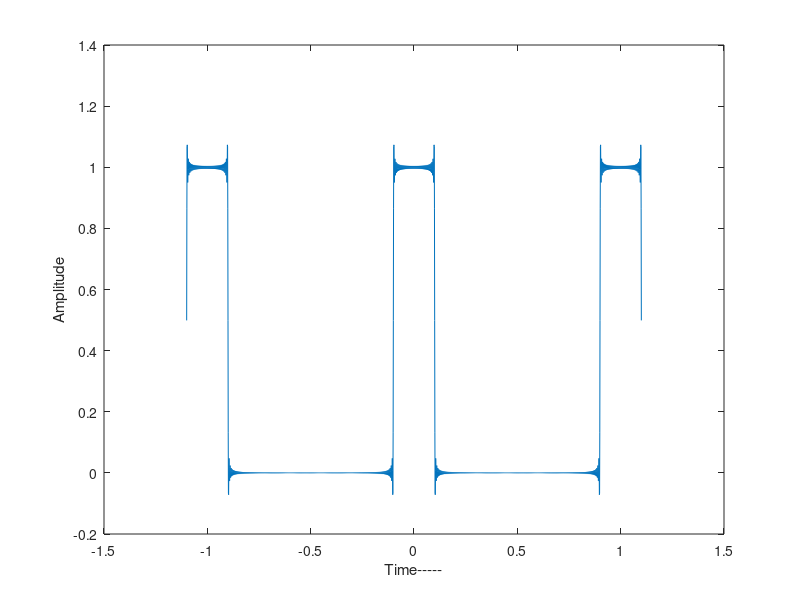

Write MATLAB code to recreate this figure. (Note: this script raises an error after producing the figure.)
t = -1.1:0.001:1.1; T = 1;
tau = 0.2;
a0 = tau/T; ft = a0;
n = 200;

for i=1:n,
    ft = ft + (2/T)*tau*sinc(i*tau/T)*cos(2*pi*i*t/T);
end

plot(t, ft);
xlabel('Time-----');
ylabel('Amplitude');
title('Gibbs phenomenon for n = ' + string(n));

hold on;
t = [-1.1 -1.1 -0.9 -0.9 -0.5 -0.1 -0.1 0.1 0.1 0.5 0.9 0.9 1.1 1.1];
ft = [0 1 1 0 0 0 1 1 0 0 0 1 1 0];
plot(t, ft, 'r');
hold off;
grid on;
